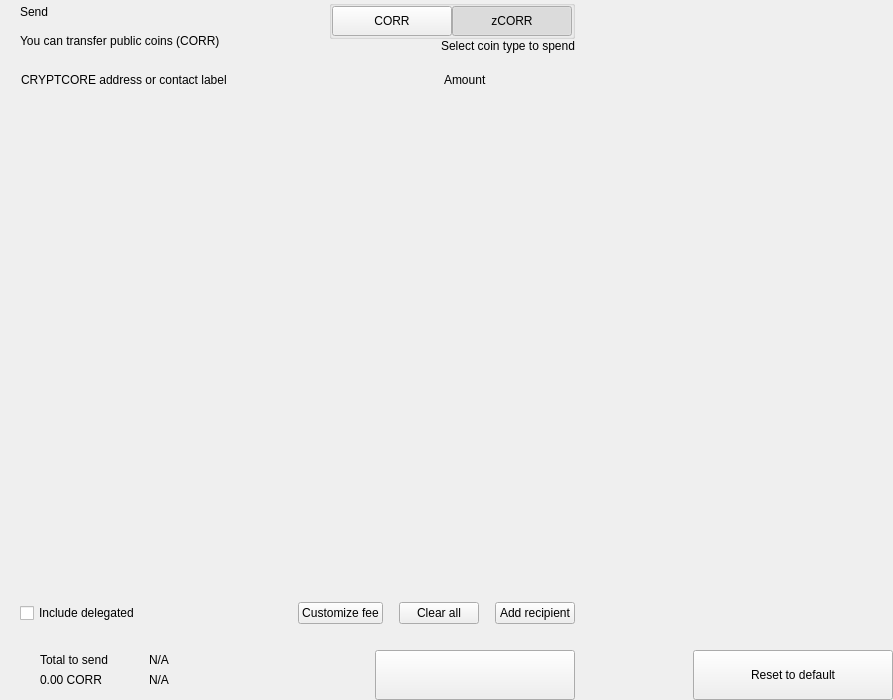
<?xml version="1.0" encoding="UTF-8"?>
<ui version="4.0">
 <class>send</class>
 <widget class="QWidget" name="send">
  <property name="geometry">
   <rect>
    <x>0</x>
    <y>0</y>
    <width>893</width>
    <height>700</height>
   </rect>
  </property>
  <property name="windowTitle">
   <string>Form</string>
  </property>
  <layout class="QHBoxLayout" name="horizontalLayout_2" stretch="2,1">
   <property name="spacing">
    <number>0</number>
   </property>
   <property name="leftMargin">
    <number>0</number>
   </property>
   <property name="topMargin">
    <number>0</number>
   </property>
   <property name="rightMargin">
    <number>0</number>
   </property>
   <property name="bottomMargin">
    <number>0</number>
   </property>
   <item>
    <widget class="QWidget" name="left" native="true">
     <layout class="QVBoxLayout" name="verticalLayout_3">
      <property name="spacing">
       <number>0</number>
      </property>
      <property name="leftMargin">
       <number>0</number>
      </property>
      <property name="topMargin">
       <number>0</number>
      </property>
      <property name="rightMargin">
       <number>0</number>
      </property>
      <property name="bottomMargin">
       <number>0</number>
      </property>
      <item>
       <layout class="QVBoxLayout" name="verticalLayout_22" stretch="0,0,0,1,0,0,0,0">
        <property name="spacing">
         <number>0</number>
        </property>
        <item>
         <layout class="QHBoxLayout" name="horizontalLayout_3">
          <property name="spacing">
           <number>0</number>
          </property>
          <property name="leftMargin">
           <number>20</number>
          </property>
          <property name="rightMargin">
           <number>20</number>
          </property>
          <item>
           <layout class="QVBoxLayout" name="verticalLayout">
            <property name="spacing">
             <number>5</number>
            </property>
            <item>
             <widget class="QLabel" name="labelTitle">
              <property name="text">
               <string>Send</string>
              </property>
              <property name="alignment">
               <set>Qt::AlignLeading|Qt::AlignLeft|Qt::AlignVCenter</set>
              </property>
             </widget>
            </item>
            <item>
             <widget class="QLabel" name="labelSubtitle1">
              <property name="text">
               <string>You can transfer public coins (CORR)</string>
              </property>
             </widget>
            </item>
           </layout>
          </item>
          <item>
           <spacer name="horizontalSpacer">
            <property name="orientation">
             <enum>Qt::Horizontal</enum>
            </property>
            <property name="sizeHint" stdset="0">
             <size>
              <width>40</width>
              <height>20</height>
             </size>
            </property>
           </spacer>
          </item>
          <item>
           <layout class="QVBoxLayout" name="verticalLayout_6">
            <property name="spacing">
             <number>0</number>
            </property>
            <item>
             <widget class="QGroupBox" name="groupBox">
              <property name="title">
               <string/>
              </property>
              <property name="alignment">
               <set>Qt::AlignLeading|Qt::AlignLeft|Qt::AlignTop</set>
              </property>
              <layout class="QHBoxLayout" name="horizontalLayout_4">
               <property name="spacing">
                <number>0</number>
               </property>
               <property name="leftMargin">
                <number>0</number>
               </property>
               <property name="topMargin">
                <number>0</number>
               </property>
               <property name="rightMargin">
                <number>0</number>
               </property>
               <property name="bottomMargin">
                <number>0</number>
               </property>
               <item>
                <widget class="QPushButton" name="pushLeft">
                 <property name="minimumSize">
                  <size>
                   <width>120</width>
                   <height>30</height>
                  </size>
                 </property>
                 <property name="maximumSize">
                  <size>
                   <width>120</width>
                   <height>30</height>
                  </size>
                 </property>
                 <property name="focusPolicy">
                  <enum>Qt::NoFocus</enum>
                 </property>
                 <property name="text">
                  <string>CORR</string>
                 </property>
                 <property name="checkable">
                  <bool>true</bool>
                 </property>
                 <property name="autoExclusive">
                  <bool>true</bool>
                 </property>
                </widget>
               </item>
               <item>
                <widget class="QPushButton" name="pushRight">
                 <property name="minimumSize">
                  <size>
                   <width>120</width>
                   <height>30</height>
                  </size>
                 </property>
                 <property name="maximumSize">
                  <size>
                   <width>120</width>
                   <height>30</height>
                  </size>
                 </property>
                 <property name="focusPolicy">
                  <enum>Qt::NoFocus</enum>
                 </property>
                 <property name="text">
                  <string>zCORR</string>
                 </property>
                 <property name="checkable">
                  <bool>true</bool>
                 </property>
                 <property name="checked">
                  <bool>true</bool>
                 </property>
                 <property name="autoExclusive">
                  <bool>true</bool>
                 </property>
                </widget>
               </item>
              </layout>
             </widget>
            </item>
            <item>
             <widget class="QLabel" name="labelSubtitle2">
              <property name="text">
               <string>Select coin type to spend</string>
              </property>
              <property name="alignment">
               <set>Qt::AlignRight|Qt::AlignTrailing|Qt::AlignVCenter</set>
              </property>
             </widget>
            </item>
           </layout>
          </item>
         </layout>
        </item>
        <item>
         <spacer name="verticalSpacer_2">
          <property name="orientation">
           <enum>Qt::Vertical</enum>
          </property>
          <property name="sizeType">
           <enum>QSizePolicy::Fixed</enum>
          </property>
          <property name="sizeHint" stdset="0">
           <size>
            <width>20</width>
            <height>20</height>
           </size>
          </property>
         </spacer>
        </item>
        <item>
         <layout class="QHBoxLayout" name="horizontalLayout" stretch="6,0,2">
          <property name="spacing">
           <number>0</number>
          </property>
          <property name="leftMargin">
           <number>10</number>
          </property>
          <property name="topMargin">
           <number>0</number>
          </property>
          <property name="rightMargin">
           <number>20</number>
          </property>
          <property name="bottomMargin">
           <number>0</number>
          </property>
          <item>
           <widget class="QLabel" name="labelSubtitleAddress">
            <property name="styleSheet">
             <string notr="true">margin-left:8px;</string>
            </property>
            <property name="text">
             <string>CRYPTCORE address or contact label</string>
            </property>
           </widget>
          </item>
          <item>
           <spacer name="horizontalSpacer_3">
            <property name="orientation">
             <enum>Qt::Horizontal</enum>
            </property>
            <property name="sizeType">
             <enum>QSizePolicy::Fixed</enum>
            </property>
            <property name="sizeHint" stdset="0">
             <size>
              <width>40</width>
              <height>1</height>
             </size>
            </property>
           </spacer>
          </item>
          <item>
           <widget class="QLabel" name="labelSubtitleAmount">
            <property name="text">
             <string>Amount</string>
            </property>
           </widget>
          </item>
         </layout>
        </item>
        <item>
         <widget class="QScrollArea" name="scrollArea">
          <property name="minimumSize">
           <size>
            <width>0</width>
            <height>350</height>
           </size>
          </property>
          <property name="styleSheet">
           <string notr="true">#scrollArea {
            background:transparent;
            margin-top:10px;
}</string>
          </property>
          <property name="horizontalScrollBarPolicy">
           <enum>Qt::ScrollBarAlwaysOff</enum>
          </property>
          <property name="sizeAdjustPolicy">
           <enum>QAbstractScrollArea::AdjustIgnored</enum>
          </property>
          <property name="widgetResizable">
           <bool>true</bool>
          </property>
          <property name="alignment">
           <set>Qt::AlignLeading|Qt::AlignLeft|Qt::AlignTop</set>
          </property>
          <widget class="QWidget" name="scrollAreaWidgetContents">
           <property name="geometry">
            <rect>
             <x>0</x>
             <y>0</y>
             <width>591</width>
             <height>16</height>
            </rect>
           </property>
           <property name="sizePolicy">
            <sizepolicy hsizetype="Preferred" vsizetype="Maximum">
             <horstretch>0</horstretch>
             <verstretch>0</verstretch>
            </sizepolicy>
           </property>
           <property name="autoFillBackground">
            <bool>false</bool>
           </property>
           <property name="styleSheet">
            <string notr="true">#scrollAreaWidgetContents {
             background:transparent;
             }</string>
           </property>
           <layout class="QVBoxLayout" name="verticalLayout_7">
            <property name="spacing">
             <number>0</number>
            </property>
            <property name="sizeConstraint">
             <enum>QLayout::SetDefaultConstraint</enum>
            </property>
            <property name="leftMargin">
             <number>0</number>
            </property>
            <property name="topMargin">
             <number>0</number>
            </property>
            <property name="rightMargin">
             <number>0</number>
            </property>
            <property name="bottomMargin">
             <number>0</number>
            </property>
           </layout>
          </widget>
         </widget>
        </item>
        <item>
         <spacer name="verticalSpacer_4">
          <property name="orientation">
           <enum>Qt::Vertical</enum>
          </property>
          <property name="sizeType">
           <enum>QSizePolicy::Fixed</enum>
          </property>
          <property name="sizeHint" stdset="0">
           <size>
            <width>20</width>
            <height>20</height>
           </size>
          </property>
         </spacer>
        </item>
        <item>
         <layout class="QHBoxLayout" name="horizontalLayout_20">
          <property name="spacing">
           <number>6</number>
          </property>
          <property name="leftMargin">
           <number>20</number>
          </property>
          <property name="rightMargin">
           <number>20</number>
          </property>
          <item>
           <widget class="QCheckBox" name="checkBoxDelegations">
            <property name="layoutDirection">
             <enum>Qt::LeftToRight</enum>
            </property>
            <property name="text">
             <string>Include delegated</string>
            </property>
           </widget>
          </item>
          <item>
           <spacer name="horizontalSpacer_4">
            <property name="orientation">
             <enum>Qt::Horizontal</enum>
            </property>
            <property name="sizeHint" stdset="0">
             <size>
              <width>10</width>
              <height>20</height>
             </size>
            </property>
           </spacer>
          </item>
          <item>
           <widget class="QPushButton" name="pushButtonFee">
            <property name="focusPolicy">
             <enum>Qt::NoFocus</enum>
            </property>
            <property name="text">
             <string>Customize fee</string>
            </property>
           </widget>
          </item>
          <item>
           <spacer name="horizontalSpacer_11">
            <property name="orientation">
             <enum>Qt::Horizontal</enum>
            </property>
            <property name="sizeType">
             <enum>QSizePolicy::Minimum</enum>
            </property>
            <property name="sizeHint" stdset="0">
             <size>
              <width>10</width>
              <height>20</height>
             </size>
            </property>
           </spacer>
          </item>
          <item>
           <widget class="QPushButton" name="pushButtonClear">
            <property name="focusPolicy">
             <enum>Qt::NoFocus</enum>
            </property>
            <property name="layoutDirection">
             <enum>Qt::RightToLeft</enum>
            </property>
            <property name="text">
             <string>Clear all</string>
            </property>
           </widget>
          </item>
          <item>
           <spacer name="horizontalSpacer_6">
            <property name="orientation">
             <enum>Qt::Horizontal</enum>
            </property>
            <property name="sizeType">
             <enum>QSizePolicy::Fixed</enum>
            </property>
            <property name="sizeHint" stdset="0">
             <size>
              <width>10</width>
              <height>20</height>
             </size>
            </property>
           </spacer>
          </item>
          <item>
           <widget class="QPushButton" name="pushButtonAddRecipient">
            <property name="focusPolicy">
             <enum>Qt::NoFocus</enum>
            </property>
            <property name="text">
             <string>Add recipient</string>
            </property>
           </widget>
          </item>
         </layout>
        </item>
        <item>
         <spacer name="verticalSpacer">
          <property name="orientation">
           <enum>Qt::Vertical</enum>
          </property>
          <property name="sizeType">
           <enum>QSizePolicy::Fixed</enum>
          </property>
          <property name="sizeHint" stdset="0">
           <size>
            <width>20</width>
            <height>16</height>
           </size>
          </property>
         </spacer>
        </item>
        <item>
         <layout class="QHBoxLayout" name="horizontalLayout_7">
          <property name="rightMargin">
           <number>20</number>
          </property>
          <item>
           <layout class="QHBoxLayout" name="horizontalLayout_10">
            <property name="spacing">
             <number>0</number>
            </property>
            <property name="leftMargin">
             <number>8</number>
            </property>
            <item>
             <widget class="QStackedWidget" name="stackedWidget">
              <property name="minimumSize">
               <size>
                <width>0</width>
                <height>60</height>
               </size>
              </property>
              <property name="maximumSize">
               <size>
                <width>16777215</width>
                <height>60</height>
               </size>
              </property>
              <widget class="QWidget" name="page1">
               <layout class="QVBoxLayout" name="verticalLayout_71" stretch="0">
                <property name="spacing">
                 <number>6</number>
                </property>
                <property name="leftMargin">
                 <number>12</number>
                </property>
                <property name="topMargin">
                 <number>0</number>
                </property>
                <property name="rightMargin">
                 <number>0</number>
                </property>
                <property name="bottomMargin">
                 <number>0</number>
                </property>
                <item>
                 <widget class="QWidget" name="coinWidget" native="true">
                  <property name="minimumSize">
                   <size>
                    <width>0</width>
                    <height>60</height>
                   </size>
                  </property>
                  <property name="maximumSize">
                   <size>
                    <width>16777215</width>
                    <height>60</height>
                   </size>
                  </property>
                  <layout class="QHBoxLayout" name="horizontalLayout_9">
                   <property name="spacing">
                    <number>0</number>
                   </property>
                   <property name="leftMargin">
                    <number>20</number>
                   </property>
                   <property name="topMargin">
                    <number>10</number>
                   </property>
                   <property name="rightMargin">
                    <number>20</number>
                   </property>
                   <property name="bottomMargin">
                    <number>10</number>
                   </property>
                   <item>
                    <layout class="QVBoxLayout" name="verticalSend">
                     <property name="spacing">
                      <number>0</number>
                     </property>
                     <item>
                      <widget class="QLabel" name="labelTitleTotalSend">
                       <property name="text">
                        <string>Total to send</string>
                       </property>
                      </widget>
                     </item>
                     <item>
                      <widget class="QLabel" name="labelAmountSend">
                       <property name="text">
                        <string notr="true">0.00 CORR</string>
                       </property>
                      </widget>
                     </item>
                    </layout>
                   </item>
                   <item>
                    <spacer name="horizontalSpacer_9">
                     <property name="orientation">
                      <enum>Qt::Horizontal</enum>
                     </property>
                     <property name="sizeType">
                      <enum>QSizePolicy::Fixed</enum>
                     </property>
                     <property name="sizeHint" stdset="0">
                      <size>
                       <width>20</width>
                       <height>20</height>
                      </size>
                     </property>
                    </spacer>
                   </item>
                   <item>
                    <widget class="QLabel" name="labelLine">
                     <property name="minimumSize">
                      <size>
                       <width>1</width>
                       <height>0</height>
                      </size>
                     </property>
                     <property name="maximumSize">
                      <size>
                       <width>1</width>
                       <height>16777215</height>
                      </size>
                     </property>
                     <property name="text">
                      <string/>
                     </property>
                    </widget>
                   </item>
                   <item>
                    <spacer name="horizontalSpacer_10">
                     <property name="orientation">
                      <enum>Qt::Horizontal</enum>
                     </property>
                     <property name="sizeType">
                      <enum>QSizePolicy::Fixed</enum>
                     </property>
                     <property name="sizeHint" stdset="0">
                      <size>
                       <width>20</width>
                       <height>20</height>
                      </size>
                     </property>
                    </spacer>
                   </item>
                   <item>
                    <layout class="QVBoxLayout" name="verticalRemaining">
                     <property name="spacing">
                      <number>0</number>
                     </property>
                     <item>
                      <widget class="QLabel" name="labelTitleTotalRemaining">
                       <property name="text">
                        <string notr="true">N/A</string>
                       </property>
                      </widget>
                     </item>
                     <item>
                      <widget class="QLabel" name="labelAmountRemaining">
                       <property name="text">
                        <string notr="true">N/A</string>
                       </property>
                      </widget>
                     </item>
                    </layout>
                   </item>
                  </layout>
                 </widget>
                </item>
               </layout>
              </widget>
              <widget class="QWidget" name="page_2"/>
             </widget>
            </item>
           </layout>
          </item>
          <item>
           <spacer name="horizontalSpacer_5">
            <property name="orientation">
             <enum>Qt::Horizontal</enum>
            </property>
            <property name="sizeType">
             <enum>QSizePolicy::Expanding</enum>
            </property>
            <property name="sizeHint" stdset="0">
             <size>
              <width>40</width>
              <height>20</height>
             </size>
            </property>
           </spacer>
          </item>
          <item alignment="Qt::AlignBottom">
           <widget class="QPushButton" name="pushButtonSave">
            <property name="minimumSize">
             <size>
              <width>200</width>
              <height>50</height>
             </size>
            </property>
            <property name="maximumSize">
             <size>
              <width>200</width>
              <height>50</height>
             </size>
            </property>
            <property name="focusPolicy">
             <enum>Qt::NoFocus</enum>
            </property>
            <property name="text">
             <string/>
            </property>
           </widget>
          </item>
         </layout>
        </item>
       </layout>
      </item>
     </layout>
    </widget>
   </item>
   <item>
    <widget class="QWidget" name="right" native="true">
     <layout class="QVBoxLayout" name="verticalLayout_5">
      <property name="leftMargin">
       <number>0</number>
      </property>
      <property name="topMargin">
       <number>0</number>
      </property>
      <property name="rightMargin">
       <number>0</number>
      </property>
      <property name="bottomMargin">
       <number>0</number>
      </property>
      <item>
       <layout class="QVBoxLayout" name="verticalLayout_4">
        <property name="spacing">
         <number>6</number>
        </property>
        <item>
         <widget class="OptionButton" name="btnCoinControl" native="true">
          <property name="minimumSize">
           <size>
            <width>0</width>
            <height>50</height>
           </size>
          </property>
         </widget>
        </item>
        <item>
         <widget class="OptionButton" name="btnChangeAddress" native="true">
          <property name="minimumSize">
           <size>
            <width>0</width>
            <height>50</height>
           </size>
          </property>
         </widget>
        </item>
        <item>
         <widget class="OptionButton" name="btnUri" native="true">
          <property name="minimumSize">
           <size>
            <width>0</width>
            <height>50</height>
           </size>
          </property>
         </widget>
        </item>
        <item>
         <spacer name="verticalSpacer_5">
          <property name="orientation">
           <enum>Qt::Vertical</enum>
          </property>
          <property name="sizeHint" stdset="0">
           <size>
            <width>20</width>
            <height>40</height>
           </size>
          </property>
         </spacer>
        </item>
        <item>
         <layout class="QHBoxLayout" name="horizontalLayout_8">
          <item>
           <spacer name="horizontalSpacer_7">
            <property name="orientation">
             <enum>Qt::Horizontal</enum>
            </property>
            <property name="sizeHint" stdset="0">
             <size>
              <width>40</width>
              <height>20</height>
             </size>
            </property>
           </spacer>
          </item>
          <item>
           <widget class="QPushButton" name="pushButtonReset">
            <property name="minimumSize">
             <size>
              <width>200</width>
              <height>50</height>
             </size>
            </property>
            <property name="maximumSize">
             <size>
              <width>200</width>
              <height>50</height>
             </size>
            </property>
            <property name="focusPolicy">
             <enum>Qt::NoFocus</enum>
            </property>
            <property name="text">
             <string>Reset to default</string>
            </property>
           </widget>
          </item>
         </layout>
        </item>
       </layout>
      </item>
     </layout>
    </widget>
   </item>
  </layout>
 </widget>
 <customwidgets>
  <customwidget>
   <class>OptionButton</class>
   <extends>QWidget</extends>
   <header>qt/cryptcore/optionbutton.h</header>
   <container>1</container>
  </customwidget>
 </customwidgets>
 <resources/>
 <connections/>
</ui>
